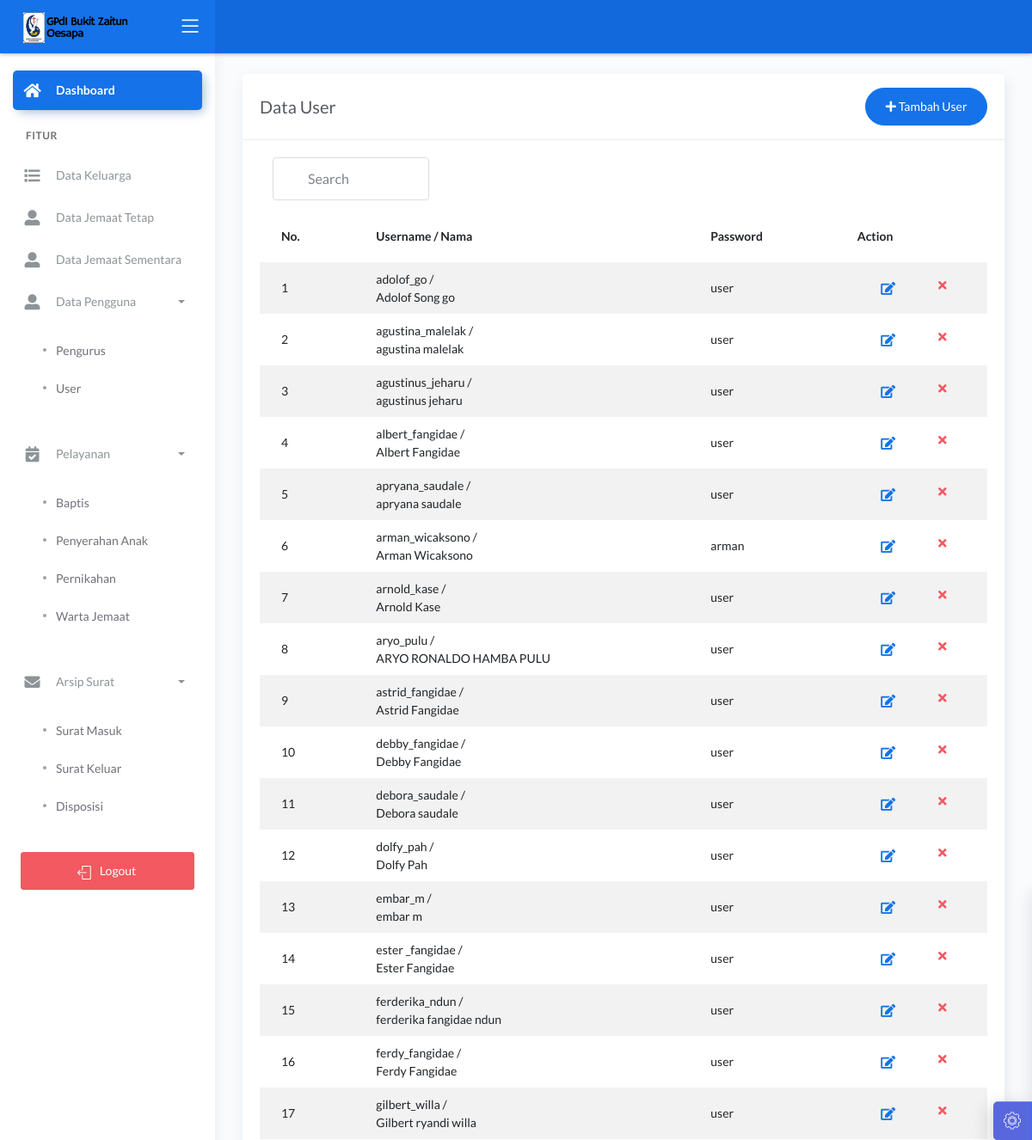
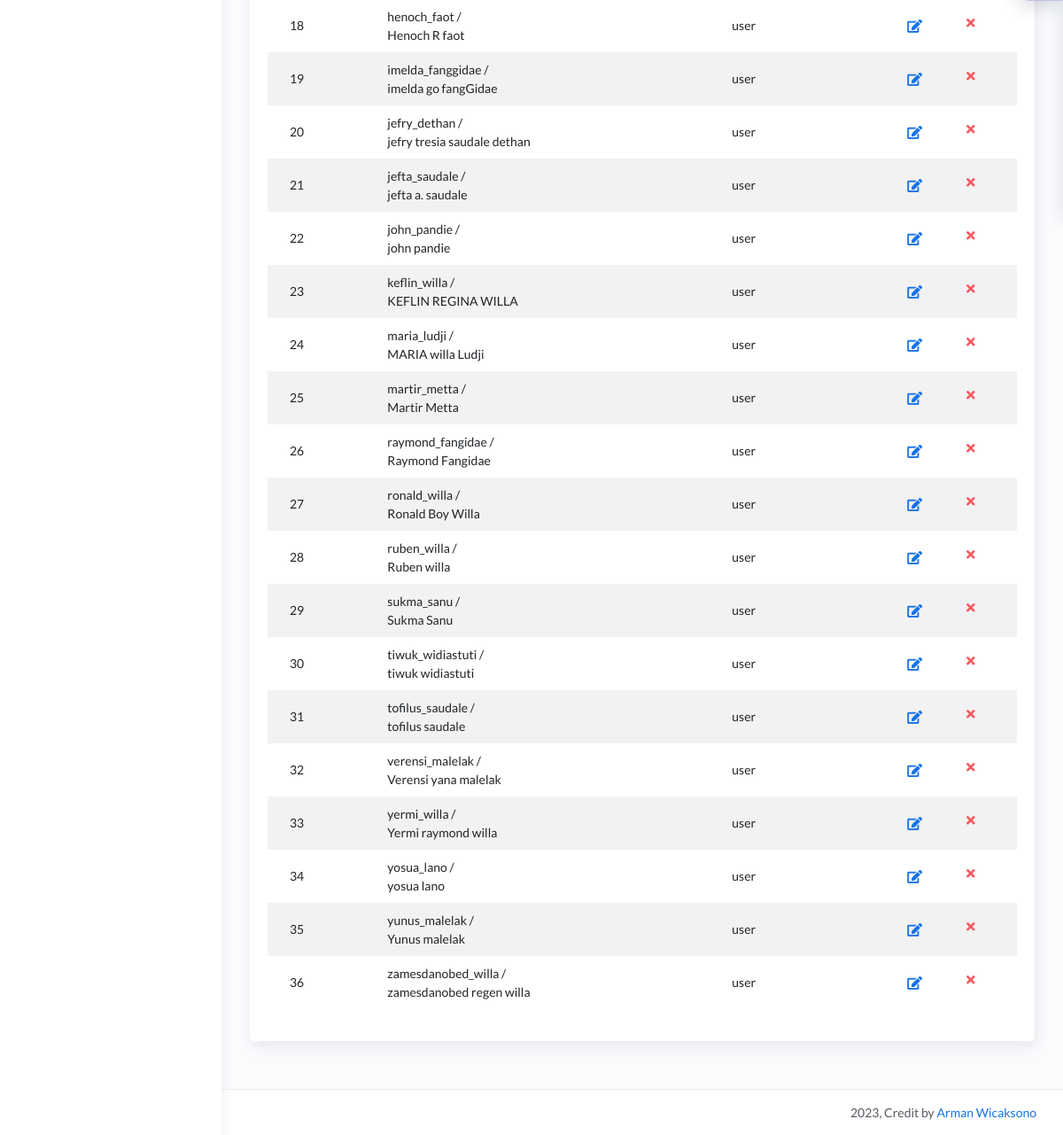
Page /dashboard/main2.php?halaman=tampil_user (signed in) on the committed database (2 pictures, top to bottom).
### tables this page shows
CREATE TABLE `user` (
  `id_user` int(5) NOT NULL,
  `id_jemaat` int(11) NOT NULL
);

CREATE TABLE `jemaat` (
  `id_jemaat` int(11) NOT NULL,
  `tanggal_pendaftaran` date DEFAULT NULL,
  `nik` varchar(16) DEFAULT NULL,
  `nama` varchar(50) NOT NULL,
  `tempat_lahir` varchar(20) NOT NULL,
  `tanggal_lahir` date NOT NULL,
  `no_hp` varchar(12) NOT NULL,
  `jenis_kelamin` enum('Laki-laki','Perempuan') NOT NULL,
  `alamat` text NOT NULL,
  `status_j` int(11) NOT NULL,
  `ket` varchar(10) NOT NULL,
  `username` varchar(20) NOT NULL,
  `password` varchar(20) NOT NULL,
  `baptis` int(11) NOT NULL,
  `penyerahan` int(11) NOT NULL,
  `pernikahan` int(11) NOT NULL
);

### dashboard/tampil_user.php (the view, shortened to what this page needs)
<?php include '../konek.php'; ?>
<link href="css/sweetalert.css" rel="stylesheet" type="text/css">
<div class="page-inner">
    <div class="row">
        <div class="col-md-12">
            <div class="card">
                <div class="card-header">
                    <div class="d-flex align-items-center">
                        <h4 class="card-title">Data User</h4>
                        <a href="?halaman=tambah_user" class="btn btn-primary btn-round ml-auto">
                            <i class="fa fa-plus"></i>
                            Tambah User
                        </a>
                    </div>
                </div>
                <div class="card-body">
                    <div class="d-flex align-items-center col-md-3">
                    <input class="form-control" type="text" id="myInput" onkeyup="myFunction()" placeholder="Search" title="Type in a name">
                    </div>
                    <form action="">
                        <div class="table-responsive">
                            <table id="add" class="display table table-striped table-hover">
                                <thead>
                                    <tr>
                                        <th>No.</th>
                                        <th>Username / Nama</th>
                                        <th>Password</th>
                                        <th style="width: 10%">Action</th>
                                    </tr>
                                </thead>
                                <tbody>
                                    <?php
                                    $no = 1;
                                    $tampil = "SELECT * FROM jemaat j join user u where j.id_jemaat= u.id_jemaat ORDER BY j.nama ASC";
                                    $query = mysqli_query($konek, $tampil);
                                    while ($data = mysqli_fetch_array($query, MYSQLI_BOTH)) {
                                        $id_user = $data['id_user'];
                                        $id_jemaat = $data['id_jemaat'];
                                        $username = $data['username'];
                                        $nama = $data['nama'];
                                        $password = $data['password'];
                                    ?>
                                        <tr>
                                            <td><?php echo $no++; ?></td>
                                            <td><?php echo $username . ' /<br> ' . $nama; ?></td>
                                            <td><?php echo $password; ?></td>
                                            <td>
                                                <div class="form-button-action">
                                                    <a href="?halaman=ubah_user&id_jemaat=<?php echo $id_jemaat; ?>" type="button" data-toggle="tooltip" title="" class="btn btn-link btn-primary btn-lg" data-original-title="Edit User">
                                                        <i class="fa fa-edit"></i>
                                                    </a>
                                                    <a href="?halaman=tampil_user&id_user=<?php echo $id_user; ?>" data-toggle="tooltip" title="" class="btn btn-link btn-danger" data-original-title="Hapus User">
                                                        <i class="fa fa-times"></i>
                                                    </a>
                                                </div>
                                            </td>
                                        </tr>
                                    <?php
                                    }
                                    ?>
                                </tbody>
                            </table>
                        </div>
                    </form>
                </div>
            </div>
        </div>
    </div>
</div>

### assets/css/demo.css (style rules this page uses)
#myInput { background-image: url('/css/searchicon.png'); background-position: 10px 10px; background-repeat: no-repeat; width: 100%; font-size: 16px; padding: 12px 20px 12px 40px; border: 1px solid #ddd; margin-bottom: 12px; }

### rows in the picture
user: id_jemaat.username "adolof_go", id_jemaat.nama "Adolof Song go", id_jemaat.password "user"
user: id_jemaat.username "agustina_malelak", id_jemaat.nama "agustina malelak", id_jemaat.password "user"
user: id_jemaat.username "agustinus_jeharu", id_jemaat.nama "agustinus jeharu", id_jemaat.password "user"
user: id_jemaat.username "albert_fangidae", id_jemaat.nama "Albert Fangidae", id_jemaat.password "user"
user: id_jemaat.username "apryana_saudale", id_jemaat.nama "apryana saudale", id_jemaat.password "user"
user: id_jemaat.username "arman_wicaksono", id_jemaat.nama "Arman Wicaksono", id_jemaat.password "arman"
user: id_jemaat.username "arnold_kase", id_jemaat.nama "Arnold Kase", id_jemaat.password "user"
user: id_jemaat.username "aryo_pulu", id_jemaat.nama "ARYO RONALDO HAMBA PULU", id_jemaat.password "user"
user: id_jemaat.username "astrid_fangidae", id_jemaat.nama "Astrid Fangidae", id_jemaat.password "user"
user: id_jemaat.username "debby_fangidae", id_jemaat.nama "Debby Fangidae", id_jemaat.password "user"
user: id_jemaat.username "debora_saudale", id_jemaat.nama "Debora saudale", id_jemaat.password "user"
user: id_jemaat.username "dolfy_pah", id_jemaat.nama "Dolfy Pah", id_jemaat.password "user"
user: id_jemaat.username "embar_m", id_jemaat.nama "embar m", id_jemaat.password "user"
user: id_jemaat.username "ester _fangidae", id_jemaat.nama "Ester Fangidae", id_jemaat.password "user"
user: id_jemaat.username "ferderika_ndun", id_jemaat.nama "ferderika fangidae ndun", id_jemaat.password "user"
user: id_jemaat.username "ferdy_fangidae", id_jemaat.nama "Ferdy Fangidae", id_jemaat.password "user"
user: id_jemaat.username "gilbert_willa", id_jemaat.nama "Gilbert ryandi willa", id_jemaat.password "user"
user: id_jemaat.username "henoch_faot", id_jemaat.nama "Henoch R faot", id_jemaat.password "user"
user: id_jemaat.username "imelda_fanggidae", id_jemaat.nama "imelda go fangGidae", id_jemaat.password "user"
user: id_jemaat.username "jefry_dethan", id_jemaat.nama "jefry tresia saudale dethan", id_jemaat.password "user"
user: id_jemaat.username "jefta_saudale", id_jemaat.nama "jefta a. saudale", id_jemaat.password "user"
user: id_jemaat.username "john_pandie", id_jemaat.nama "john pandie", id_jemaat.password "user"
user: id_jemaat.username "keflin_willa", id_jemaat.nama "KEFLIN REGINA WILLA", id_jemaat.password "user"
user: id_jemaat.username "maria_ludji", id_jemaat.nama "MARIA willa Ludji", id_jemaat.password "user"
user: id_jemaat.username "martir_metta", id_jemaat.nama "Martir Metta", id_jemaat.password "user"
user: id_jemaat.username "raymond_fangidae", id_jemaat.nama "Raymond Fangidae", id_jemaat.password "user"
user: id_jemaat.username "ronald_willa", id_jemaat.nama "Ronald Boy Willa", id_jemaat.password "user"
user: id_jemaat.username "ruben_willa", id_jemaat.nama "Ruben willa", id_jemaat.password "user"
user: id_jemaat.username "sukma_sanu", id_jemaat.nama "Sukma Sanu", id_jemaat.password "user"
user: id_jemaat.username "tiwuk_widiastuti", id_jemaat.nama "tiwuk widiastuti", id_jemaat.password "user"
user: id_jemaat.username "tofilus_saudale", id_jemaat.nama "tofilus saudale", id_jemaat.password "user"
user: id_jemaat.username "verensi_malelak", id_jemaat.nama "Verensi yana malelak", id_jemaat.password "user"
user: id_jemaat.username "yermi_willa", id_jemaat.nama "Yermi raymond willa", id_jemaat.password "user"
user: id_jemaat.username "yosua_lano", id_jemaat.nama "yosua lano", id_jemaat.password "user"
user: id_jemaat.username "yunus_malelak", id_jemaat.nama "Yunus malelak", id_jemaat.password "user"
user: id_jemaat.username "zamesdanobed_willa", id_jemaat.nama "zamesdanobed regen willa", id_jemaat.password "user"
